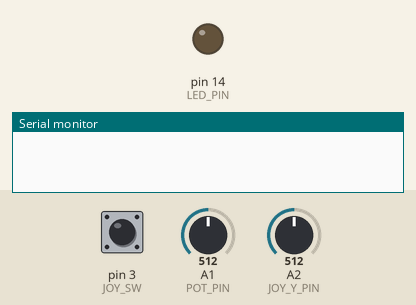
Recording of a sketch running on a simulated Arduino Uno, built for the host (arithmetic inside an expression is 32-bit, double 64-bit). Shown: output pins drawn as LEDs (lit = HIGH), the last lines printed to the serial monitor. The inputs (shaded band) are chosen by the test bench; at power-on: pin 3 (JOY_SW) HIGH, A1 (POT_PIN) = 512, A2 (JOY_Y_PIN) = 512. No radio packets arrive unless stated.

Above: at 0.0 s.
At 2.2 s:
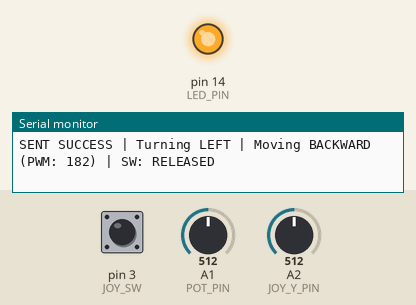
2.3 s: pin 3 (JOY_SW) pulled LOW for 0.15 s
Timing chart, 0 to 5.3 s (numbered marks = the images above; inputs shaded):
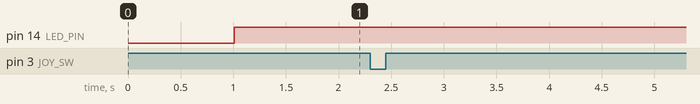

The sketch:

TrasnmitterMotorOnly.ino
```cpp
#include <SPI.h>
#include <RF24.h>


// --- NRF24 PINS (Stable for ESP32-S3) ---
#define CE_PIN    4
#define CSN_PIN   5
#define SCK_PIN   12
#define MISO_PIN  13
#define MOSI_PIN  11


// --- INPUT PINS ---
#define POT_PIN    1
#define JOY_Y_PIN  2
#define JOY_SW     3
#define LED_PIN    14


RF24 radio(CE_PIN, CSN_PIN);
uint8_t address[][6] = {"NODE1", "NODE2"};


struct Payload {
  int steer;
  int speed;
  int dir;
  int button;
};


Payload txData;


void setup() {
  Serial.begin(115200);
  delay(1000); // Give Serial time to start
  Serial.println("\n--- S3-WROOM TRANSMITTER STARTING ---");


  pinMode(LED_PIN, OUTPUT);
  pinMode(JOY_SW, INPUT_PULLUP);


  // Force SPI for S3 hardware
  SPI.begin(SCK_PIN, MISO_PIN, MOSI_PIN, CSN_PIN);


  if (!radio.begin()) {
    Serial.println("NRF ERROR: Hardware not found! Check your wiring.");
    while (1);
  }


  radio.setDataRate(RF24_250KBPS);
  radio.setChannel(76);
  radio.setPALevel(RF24_PA_LOW);
  radio.setRetries(15, 15); // Maximize chances of communication

  // Use address[1] to talk to the Receiver
  radio.openWritingPipe(address[1]);
  radio.stopListening();

  Serial.println("TRANSMITTER READY: Sending Control Data...");
}


void loop() {
  // 1. Read Physical Inputs
  int potVal = analogRead(POT_PIN);
  int joyY = analogRead(JOY_Y_PIN);
  txData.button = digitalRead(JOY_SW);


  // 2. Map Steering (0-90 Left, 90 Center, 90-180 Right)
  txData.steer = map(potVal, 0, 4095, 0, 180);


  // 3. Throttle Logic
  if (joyY > 2200) {
    txData.speed = map(joyY, 2200, 4095, 0, 255);
    txData.dir = 1; // Forward
  } else if (joyY < 1800) {
    txData.speed = map(joyY, 1800, 0, 0, 255);
    txData.dir = 2; // Backward
  } else {
    txData.speed = 0;
    txData.dir = 0; // Idle
  }


  // 4. Send the Data
  bool ok = radio.write(&txData, sizeof(txData));
  digitalWrite(LED_PIN, ok ? HIGH : LOW);


  // 5. YOUR REQUESTED DEBUGGING FORMAT
  if (ok) Serial.print("SENT SUCCESS | ");
  else Serial.print("SEND FAILED  | ");


  // Steering Debug
  if (txData.steer < 80) Serial.print("Turning LEFT | ");
  else if (txData.steer > 100) Serial.print("Turning RIGHT | ");
  else Serial.print("Straight | ");


  // Throttle Debug
  if (txData.dir == 1) Serial.print("Moving FORWARD (PWM: ");
  else if (txData.dir == 2) Serial.print("Moving BACKWARD (PWM: ");
  else Serial.print("IDLE (PWM: ");
  Serial.print(txData.speed);
  Serial.print(") | ");


  // Button Debug
  if (txData.button == LOW) Serial.println("SW: PRESSED");
  else Serial.println("SW: RELEASED");


  delay(40);
}
```
